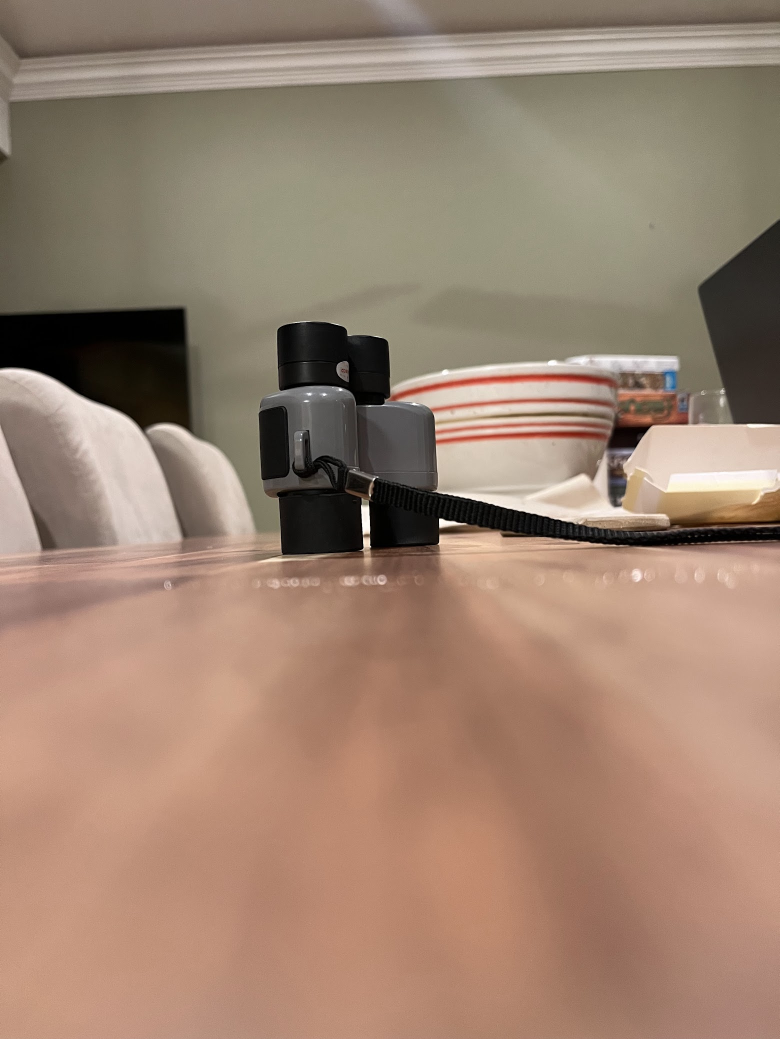
#> input picture Photos-001/IMG_1007.jpg, 1559 x 2078 px (shown at 1/2 size)
$ python stereo.py
#> lines starting #> are read from the running program, lines starting #| are printed output that depends on the picture
#! python3

import cv2 as cv
import numpy as np
import itertools as it
import hashlib
import sys


# imgL = cv.imread('Photos-001/IMG_1005.jpeg', cv.IMREAD_GRAYSCALE);
# imgR = cv.imread('Photos-001/IMG_1006.jpeg', cv.IMREAD_GRAYSCALE);
imgL = cv.imread('Photos-001/IMG_1007.jpg', cv.IMREAD_GRAYSCALE)
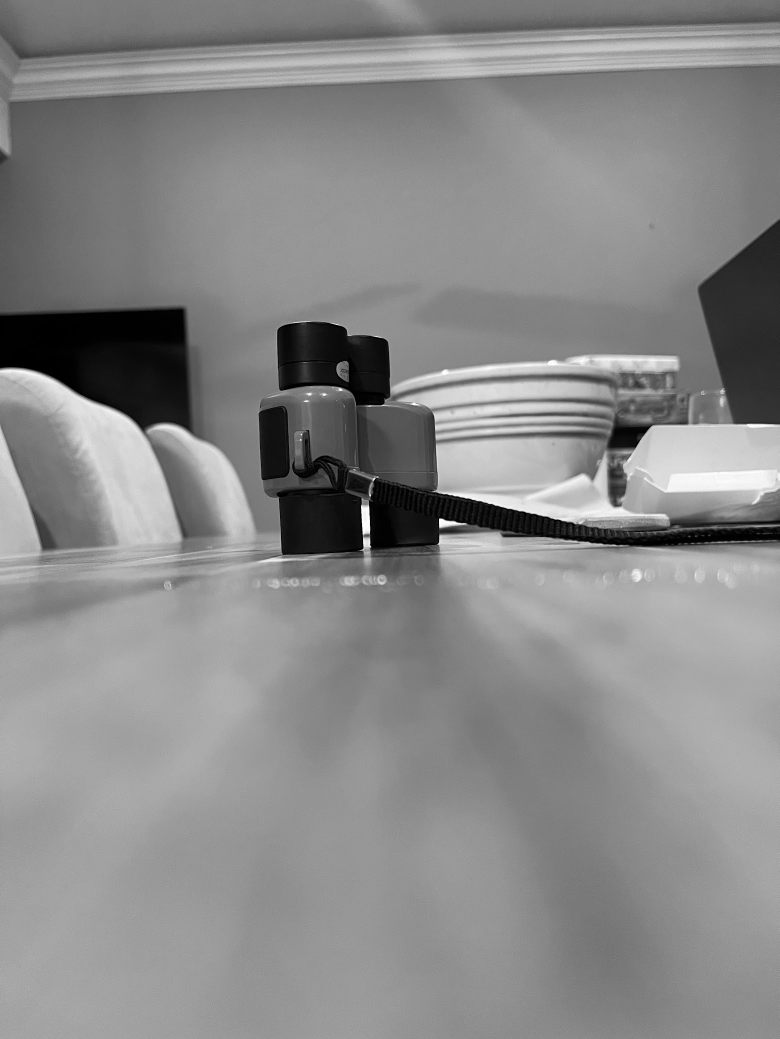
#> imgL: shape (2078, 1559) (shown at 1/2 size); min 0, max 255, mean 136.7
imgR = cv.imread('Photos-001/IMG_1008.jpg', cv.IMREAD_GRAYSCALE)
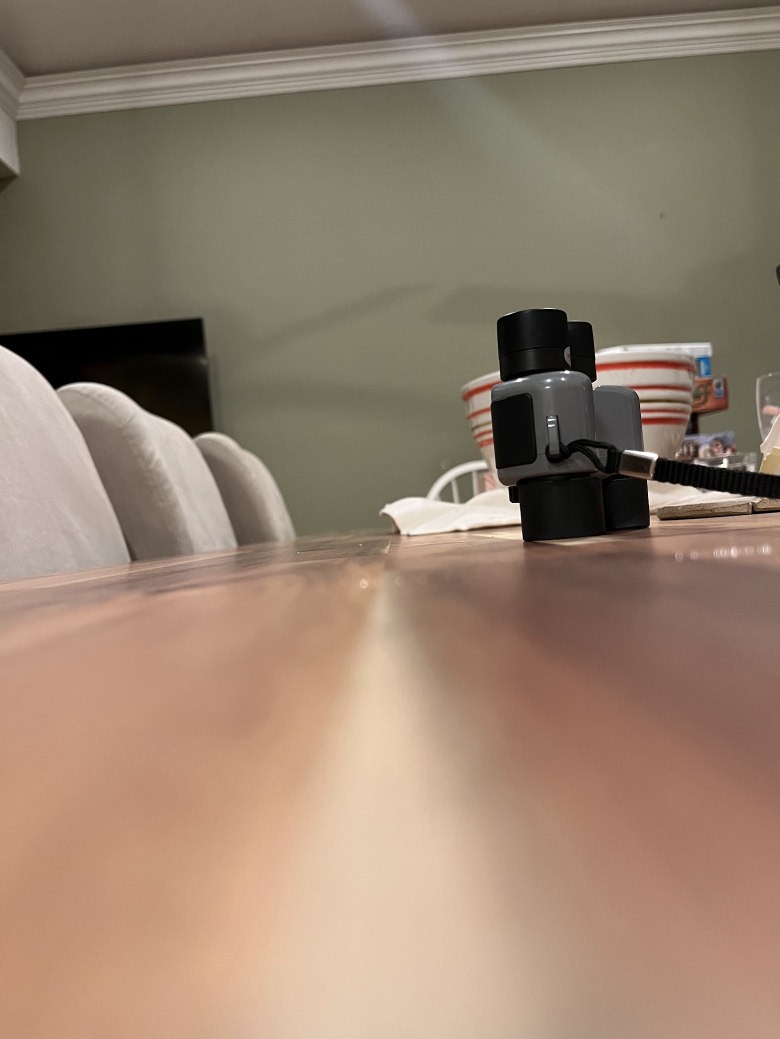
#> input picture Photos-001/IMG_1008.jpg, 1559 x 2078 px (shown at 1/2 size)
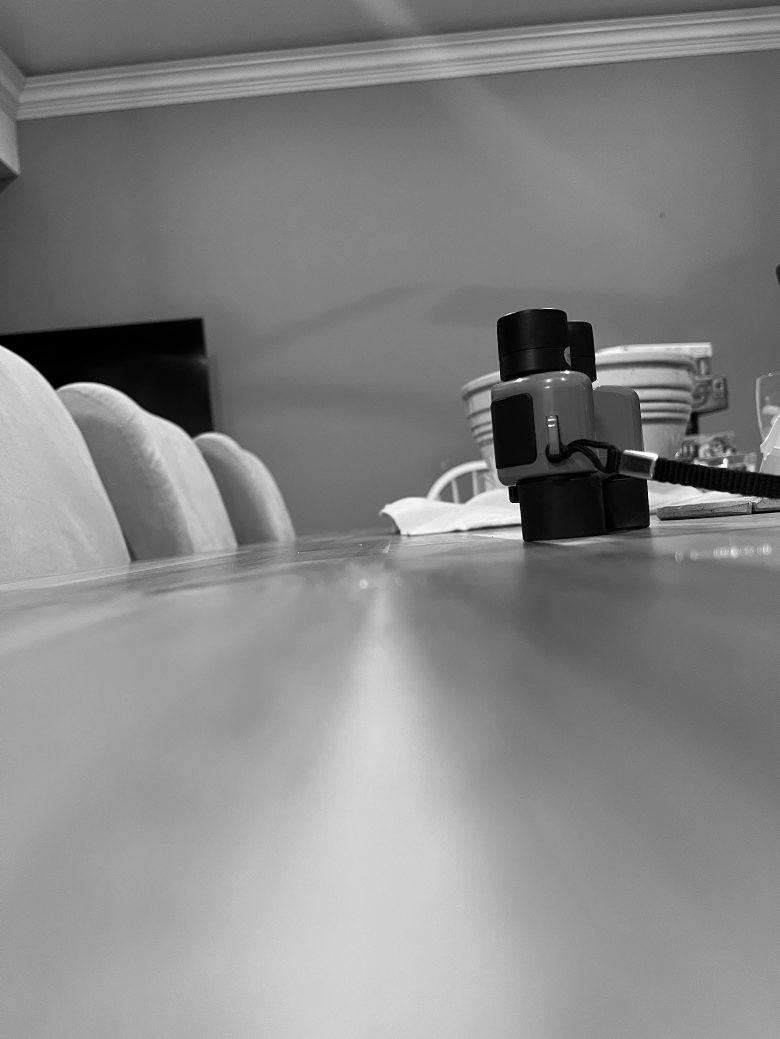
#> imgR: shape (2078, 1559) (shown at 1/2 size); min 0, max 255, mean 133.8


# stereo = cv.StereoBM.create(numDisparities=0, blockSize=9)
stereo = cv.StereoSGBM_create(
    minDisparity=0,
    numDisparities=8,  # Adjust as needed
    blockSize=8,
    P1=8 * 3 * 5 * 5,
    P2=32 * 3 * 5 * 5,
    disp12MaxDiff=1,
    uniquenessRatio=10,
    speckleWindowSize=10,
    speckleRange=32,
    preFilterCap=63,
)


imgD = stereo.compute(imgL, imgR)
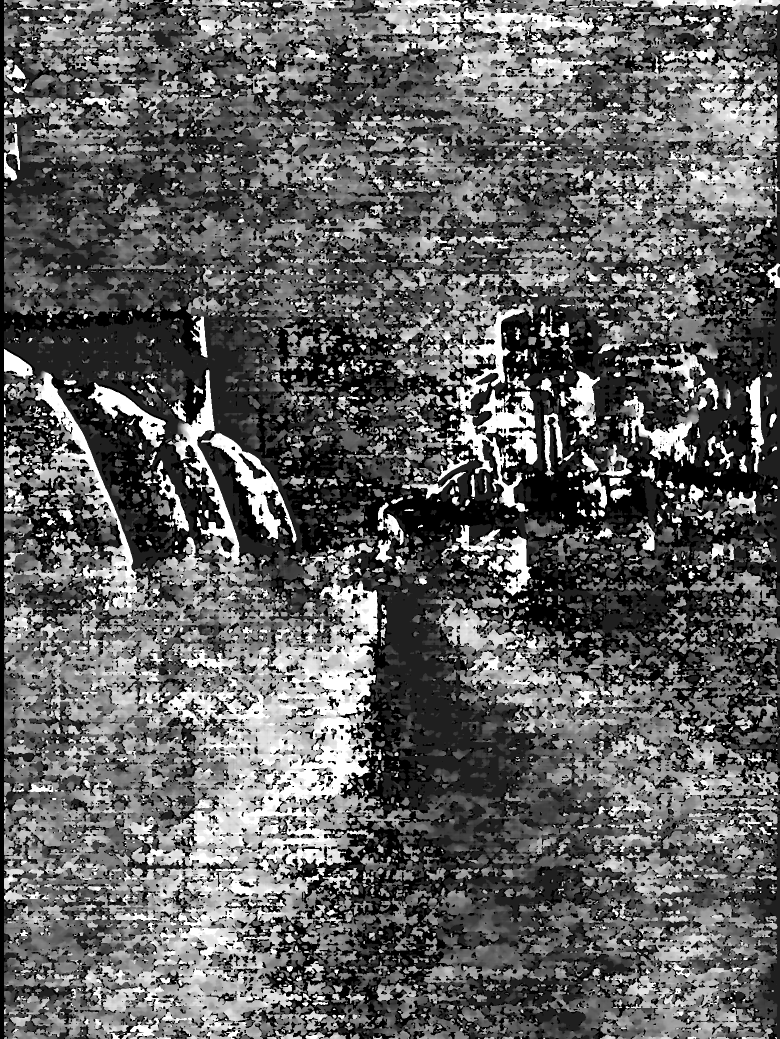
#> imgD: shape (2078, 1559) int16 (shown at 1/2 size); min -16, max 112, mean 32.9; drawn with min black and max white
imgD = cv.normalize(imgD, None, 0, 255, cv.NORM_MINMAX, dtype=cv.CV_8UC1)
cv.imshow("imgD", imgD)

cv.waitKey(4000)
